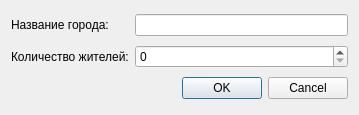
<ui version="4.0" >
 <class>CNewCityDialog</class>
 <widget class="QDialog" name="CNewCityDialog" >
  <property name="geometry" >
   <rect>
    <x>0</x>
    <y>0</y>
    <width>359</width>
    <height>115</height>
   </rect>
  </property>
  <property name="windowTitle" >
   <string>Добавление нового города</string>
  </property>
  <layout class="QGridLayout" >
   <item row="0" column="0" >
    <widget class="QLabel" name="label" >
     <property name="text" >
      <string>Название города:</string>
     </property>
    </widget>
   </item>
   <item row="0" column="1" >
    <widget class="QLineEdit" name="m_name" />
   </item>
   <item row="1" column="0" >
    <widget class="QLabel" name="label_2" >
     <property name="text" >
      <string>Количество жителей:</string>
     </property>
    </widget>
   </item>
   <item row="1" column="1" >
    <widget class="QSpinBox" name="m_people" />
   </item>
   <item row="2" column="0" colspan="2" >
    <widget class="QDialogButtonBox" name="buttonBox" >
     <property name="orientation" >
      <enum>Qt::Horizontal</enum>
     </property>
     <property name="standardButtons" >
      <set>QDialogButtonBox::Cancel|QDialogButtonBox::NoButton|QDialogButtonBox::Ok</set>
     </property>
    </widget>
   </item>
  </layout>
 </widget>
 <resources/>
 <connections>
  <connection>
   <sender>buttonBox</sender>
   <signal>accepted()</signal>
   <receiver>CNewCityDialog</receiver>
   <slot>accept()</slot>
   <hints>
    <hint type="sourcelabel" >
     <x>248</x>
     <y>254</y>
    </hint>
    <hint type="destinationlabel" >
     <x>157</x>
     <y>274</y>
    </hint>
   </hints>
  </connection>
  <connection>
   <sender>buttonBox</sender>
   <signal>rejected()</signal>
   <receiver>CNewCityDialog</receiver>
   <slot>reject()</slot>
   <hints>
    <hint type="sourcelabel" >
     <x>316</x>
     <y>260</y>
    </hint>
    <hint type="destinationlabel" >
     <x>286</x>
     <y>274</y>
    </hint>
   </hints>
  </connection>
 </connections>
</ui>
